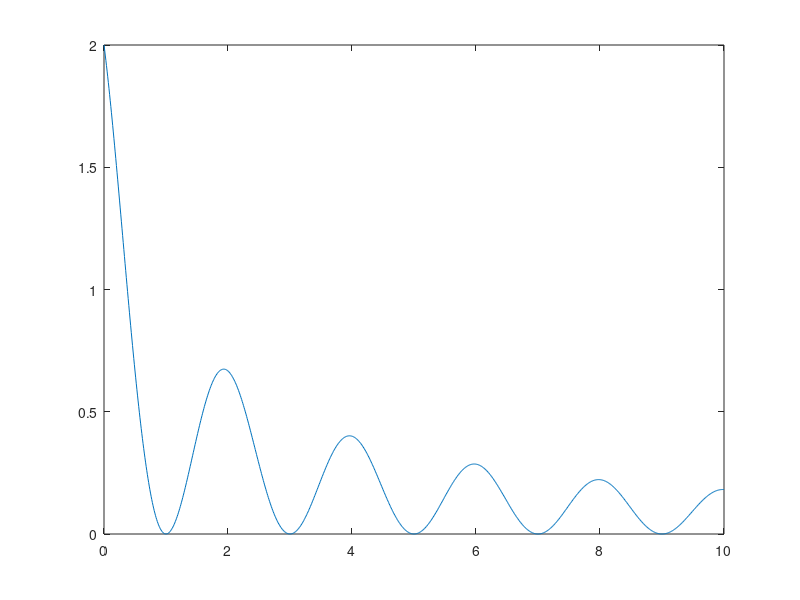

The MATLAB script that drew this image: (Note: this script raises an error after producing the figure.)
f = @(a) (1 + cos(pi * a)) ./ (1 + a);

range = 0:0.01:10;

points = linspace(0, 10, 21);
values = f(points);

plot(range, f(range));
hold on;

L = lagrange(points, values, range);

plot(range, L);